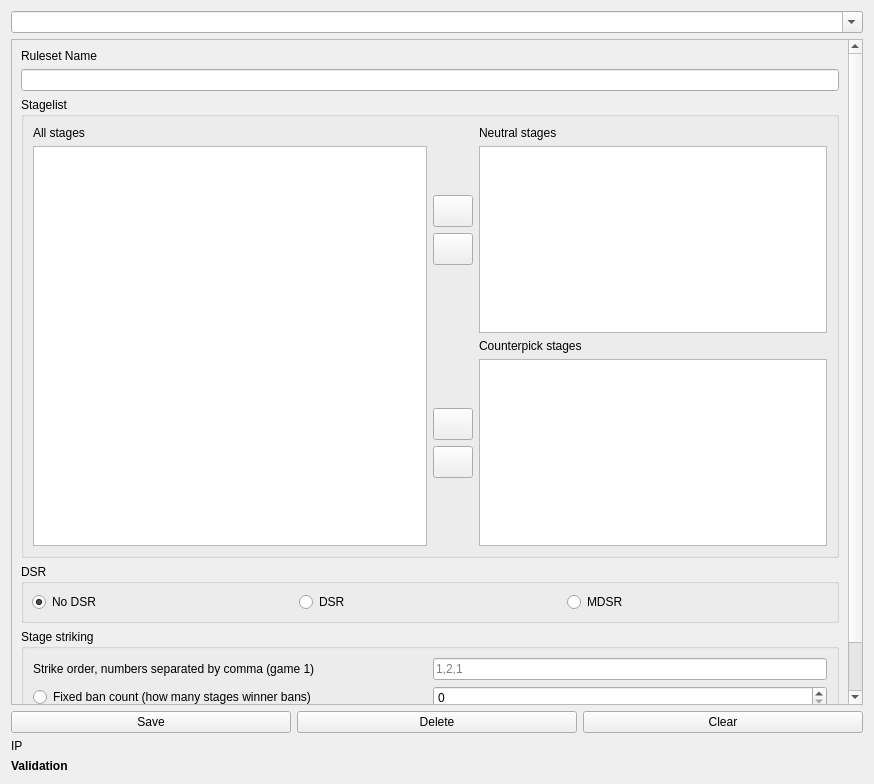
<?xml version="1.0" encoding="UTF-8"?>
<ui version="4.0">
 <class>Form</class>
 <widget class="QWidget" name="Form">
  <property name="geometry">
   <rect>
    <x>0</x>
    <y>0</y>
    <width>874</width>
    <height>784</height>
   </rect>
  </property>
  <property name="windowTitle">
   <string>Form</string>
  </property>
  <layout class="QVBoxLayout" name="verticalLayout_2">
   <item>
    <widget class="QComboBox" name="rulesetSelect">
     <property name="editable">
      <bool>true</bool>
     </property>
     <property name="insertPolicy">
      <enum>QComboBox::NoInsert</enum>
     </property>
    </widget>
   </item>
   <item>
    <widget class="QScrollArea" name="scrollArea">
     <property name="widgetResizable">
      <bool>true</bool>
     </property>
     <widget class="QWidget" name="scrollAreaWidgetContents">
      <property name="geometry">
       <rect>
        <x>0</x>
        <y>0</y>
        <width>840</width>
        <height>760</height>
       </rect>
      </property>
      <layout class="QVBoxLayout" name="verticalLayout_8">
       <item>
        <widget class="QLabel" name="label_5">
         <property name="text">
          <string>Ruleset Name</string>
         </property>
        </widget>
       </item>
       <item>
        <widget class="QLineEdit" name="rulesetName"/>
       </item>
       <item>
        <widget class="QGroupBox" name="groupBox_3">
         <property name="title">
          <string>Stagelist</string>
         </property>
         <layout class="QVBoxLayout" name="verticalLayout_10">
          <item>
           <layout class="QHBoxLayout" name="horizontalLayout">
            <item>
             <layout class="QVBoxLayout" name="verticalLayout_5">
              <item>
               <widget class="QLabel" name="label">
                <property name="text">
                 <string>All stages</string>
                </property>
               </widget>
              </item>
              <item>
               <widget class="QListView" name="allStages">
                <property name="minimumSize">
                 <size>
                  <width>0</width>
                  <height>400</height>
                 </size>
                </property>
                <property name="editTriggers">
                 <set>QAbstractItemView::NoEditTriggers</set>
                </property>
                <property name="uniformItemSizes">
                 <bool>false</bool>
                </property>
               </widget>
              </item>
             </layout>
            </item>
            <item>
             <layout class="QVBoxLayout" name="verticalLayout">
              <item>
               <layout class="QHBoxLayout" name="horizontalLayout_2">
                <item>
                 <layout class="QVBoxLayout" name="verticalLayout_3">
                  <item>
                   <spacer name="verticalSpacer_3">
                    <property name="orientation">
                     <enum>Qt::Vertical</enum>
                    </property>
                    <property name="sizeHint" stdset="0">
                     <size>
                      <width>20</width>
                      <height>40</height>
                     </size>
                    </property>
                   </spacer>
                  </item>
                  <item>
                   <widget class="QPushButton" name="btAddNeutral">
                    <property name="sizePolicy">
                     <sizepolicy hsizetype="Maximum" vsizetype="Maximum">
                      <horstretch>0</horstretch>
                      <verstretch>0</verstretch>
                     </sizepolicy>
                    </property>
                    <property name="minimumSize">
                     <size>
                      <width>32</width>
                      <height>32</height>
                     </size>
                    </property>
                    <property name="text">
                     <string/>
                    </property>
                   </widget>
                  </item>
                  <item>
                   <widget class="QPushButton" name="btRemoveNeutral">
                    <property name="sizePolicy">
                     <sizepolicy hsizetype="Fixed" vsizetype="Fixed">
                      <horstretch>0</horstretch>
                      <verstretch>0</verstretch>
                     </sizepolicy>
                    </property>
                    <property name="minimumSize">
                     <size>
                      <width>32</width>
                      <height>32</height>
                     </size>
                    </property>
                    <property name="text">
                     <string/>
                    </property>
                   </widget>
                  </item>
                  <item>
                   <spacer name="verticalSpacer_4">
                    <property name="orientation">
                     <enum>Qt::Vertical</enum>
                    </property>
                    <property name="sizeHint" stdset="0">
                     <size>
                      <width>20</width>
                      <height>40</height>
                     </size>
                    </property>
                   </spacer>
                  </item>
                 </layout>
                </item>
                <item>
                 <layout class="QVBoxLayout" name="verticalLayout_6">
                  <item>
                   <widget class="QLabel" name="label_2">
                    <property name="text">
                     <string>Neutral stages</string>
                    </property>
                   </widget>
                  </item>
                  <item>
                   <widget class="QListView" name="neutralStages"/>
                  </item>
                 </layout>
                </item>
               </layout>
              </item>
              <item>
               <layout class="QHBoxLayout" name="horizontalLayout_3">
                <item>
                 <layout class="QVBoxLayout" name="verticalLayout_4">
                  <item>
                   <spacer name="verticalSpacer">
                    <property name="orientation">
                     <enum>Qt::Vertical</enum>
                    </property>
                    <property name="sizeHint" stdset="0">
                     <size>
                      <width>20</width>
                      <height>40</height>
                     </size>
                    </property>
                   </spacer>
                  </item>
                  <item alignment="Qt::AlignVCenter">
                   <widget class="QPushButton" name="btAddCounterpick">
                    <property name="sizePolicy">
                     <sizepolicy hsizetype="Maximum" vsizetype="Maximum">
                      <horstretch>0</horstretch>
                      <verstretch>0</verstretch>
                     </sizepolicy>
                    </property>
                    <property name="minimumSize">
                     <size>
                      <width>32</width>
                      <height>32</height>
                     </size>
                    </property>
                    <property name="text">
                     <string/>
                    </property>
                   </widget>
                  </item>
                  <item alignment="Qt::AlignVCenter">
                   <widget class="QPushButton" name="btRemoveCounterpick">
                    <property name="sizePolicy">
                     <sizepolicy hsizetype="Maximum" vsizetype="Maximum">
                      <horstretch>0</horstretch>
                      <verstretch>0</verstretch>
                     </sizepolicy>
                    </property>
                    <property name="minimumSize">
                     <size>
                      <width>32</width>
                      <height>32</height>
                     </size>
                    </property>
                    <property name="text">
                     <string/>
                    </property>
                   </widget>
                  </item>
                  <item>
                   <spacer name="verticalSpacer_2">
                    <property name="orientation">
                     <enum>Qt::Vertical</enum>
                    </property>
                    <property name="sizeHint" stdset="0">
                     <size>
                      <width>20</width>
                      <height>40</height>
                     </size>
                    </property>
                   </spacer>
                  </item>
                 </layout>
                </item>
                <item>
                 <layout class="QVBoxLayout" name="verticalLayout_7">
                  <item>
                   <widget class="QLabel" name="label_3">
                    <property name="text">
                     <string>Counterpick stages</string>
                    </property>
                   </widget>
                  </item>
                  <item>
                   <widget class="QListView" name="counterpickStages"/>
                  </item>
                 </layout>
                </item>
               </layout>
              </item>
             </layout>
            </item>
           </layout>
          </item>
         </layout>
        </widget>
       </item>
       <item>
        <widget class="QGroupBox" name="groupBoxDSR">
         <property name="title">
          <string>DSR</string>
         </property>
         <layout class="QHBoxLayout" name="horizontalLayout_8">
          <property name="leftMargin">
           <number>8</number>
          </property>
          <property name="topMargin">
           <number>8</number>
          </property>
          <property name="rightMargin">
           <number>8</number>
          </property>
          <property name="bottomMargin">
           <number>8</number>
          </property>
          <item>
           <widget class="QRadioButton" name="noDSR">
            <property name="text">
             <string>No DSR</string>
            </property>
            <property name="checked">
             <bool>true</bool>
            </property>
            <attribute name="buttonGroup">
             <string notr="true">dsrGroup</string>
            </attribute>
           </widget>
          </item>
          <item>
           <widget class="QRadioButton" name="DSR">
            <property name="text">
             <string>DSR</string>
            </property>
            <attribute name="buttonGroup">
             <string notr="true">dsrGroup</string>
            </attribute>
           </widget>
          </item>
          <item>
           <widget class="QRadioButton" name="MDSR">
            <property name="text">
             <string>MDSR</string>
            </property>
            <attribute name="buttonGroup">
             <string notr="true">dsrGroup</string>
            </attribute>
           </widget>
          </item>
         </layout>
        </widget>
       </item>
       <item>
        <widget class="QGroupBox" name="groupBox_2">
         <property name="title">
          <string>Stage striking</string>
         </property>
         <layout class="QVBoxLayout" name="verticalLayout_9">
          <item>
           <layout class="QHBoxLayout" name="horizontalLayout_5">
            <item>
             <widget class="QLabel" name="label_7">
              <property name="text">
               <string>Strike order, numbers separated by comma (game 1)</string>
              </property>
             </widget>
            </item>
            <item>
             <widget class="QLineEdit" name="strikeOrder">
              <property name="sizePolicy">
               <sizepolicy hsizetype="Minimum" vsizetype="Fixed">
                <horstretch>0</horstretch>
                <verstretch>0</verstretch>
               </sizepolicy>
              </property>
              <property name="placeholderText">
               <string>1,2,1</string>
              </property>
             </widget>
            </item>
           </layout>
          </item>
          <item>
           <layout class="QHBoxLayout" name="horizontalLayout_4">
            <item>
             <widget class="QRadioButton" name="fixedBanCount">
              <property name="text">
               <string>Fixed ban count (how many stages winner bans)</string>
              </property>
              <attribute name="buttonGroup">
               <string notr="true">buttonGroup_2</string>
              </attribute>
             </widget>
            </item>
            <item>
             <widget class="QSpinBox" name="banCount"/>
            </item>
           </layout>
          </item>
          <item>
           <layout class="QHBoxLayout" name="horizontalLayout_6">
            <item>
             <widget class="QRadioButton" name="variableBanCount">
              <property name="text">
               <string>Ban count by max games (games:bans,games:bans)</string>
              </property>
              <attribute name="buttonGroup">
               <string notr="true">buttonGroup_2</string>
              </attribute>
             </widget>
            </item>
            <item>
             <widget class="QLineEdit" name="banCountByMaxGames">
              <property name="sizePolicy">
               <sizepolicy hsizetype="Minimum" vsizetype="Fixed">
                <horstretch>0</horstretch>
                <verstretch>0</verstretch>
               </sizepolicy>
              </property>
              <property name="placeholderText">
               <string>3:3,5:2</string>
              </property>
             </widget>
            </item>
           </layout>
          </item>
         </layout>
        </widget>
       </item>
      </layout>
     </widget>
    </widget>
   </item>
   <item>
    <layout class="QHBoxLayout" name="horizontalLayout_7">
     <item>
      <widget class="QPushButton" name="btSave">
       <property name="text">
        <string>Save</string>
       </property>
      </widget>
     </item>
     <item>
      <widget class="QPushButton" name="btDelete">
       <property name="text">
        <string>Delete</string>
       </property>
      </widget>
     </item>
     <item>
      <widget class="QPushButton" name="btClear">
       <property name="text">
        <string>Clear</string>
       </property>
      </widget>
     </item>
    </layout>
   </item>
   <item>
    <widget class="QLabel" name="labelIp">
     <property name="text">
      <string>IP</string>
     </property>
    </widget>
   </item>
   <item>
    <widget class="QLabel" name="labelValidation">
     <property name="font">
      <font>
       <weight>75</weight>
       <bold>true</bold>
      </font>
     </property>
     <property name="text">
      <string>Validation</string>
     </property>
    </widget>
   </item>
  </layout>
 </widget>
 <resources/>
 <connections/>
 <buttongroups>
  <buttongroup name="buttonGroup_2"/>
  <buttongroup name="dsrGroup"/>
 </buttongroups>
</ui>
